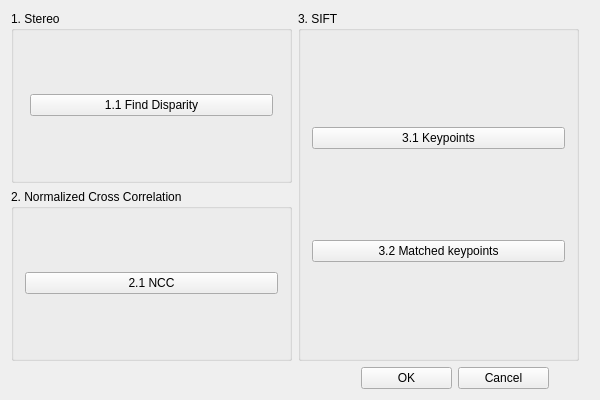
<?xml version="1.0" encoding="UTF-8"?>
<ui version="4.0">
 <class>MainWindow</class>
 <widget class="QMainWindow" name="MainWindow">
  <property name="geometry">
   <rect>
    <x>0</x>
    <y>0</y>
    <width>600</width>
    <height>400</height>
   </rect>
  </property>
  <property name="windowTitle">
   <string>MainWindow</string>
  </property>
  <widget class="QWidget" name="centralWidget">
   <layout class="QHBoxLayout" name="horizontalLayout">
    <item>
     <layout class="QVBoxLayout" name="verticalLayout_13" stretch="6,1">
      <property name="bottomMargin">
       <number>0</number>
      </property>
      <item>
       <layout class="QHBoxLayout" name="horizontalLayout_5">
        <property name="rightMargin">
         <number>10</number>
        </property>
        <item>
         <layout class="QVBoxLayout" name="verticalLayout">
          <item>
           <widget class="QGroupBox" name="groupBox">
            <property name="title">
             <string>1. Stereo</string>
            </property>
            <layout class="QHBoxLayout" name="horizontalLayout_3">
             <item>
              <layout class="QVBoxLayout" name="verticalLayout_4">
               <property name="spacing">
                <number>0</number>
               </property>
               <property name="sizeConstraint">
                <enum>QLayout::SetDefaultConstraint</enum>
               </property>
               <property name="leftMargin">
                <number>5</number>
               </property>
               <property name="topMargin">
                <number>0</number>
               </property>
               <property name="rightMargin">
                <number>5</number>
               </property>
               <item>
                <widget class="QPushButton" name="bt_find_diaparity">
                 <property name="enabled">
                  <bool>true</bool>
                 </property>
                 <property name="sizePolicy">
                  <sizepolicy hsizetype="Minimum" vsizetype="Maximum">
                   <horstretch>0</horstretch>
                   <verstretch>0</verstretch>
                  </sizepolicy>
                 </property>
                 <property name="text">
                  <string>1.1 Find Disparity</string>
                 </property>
                </widget>
               </item>
              </layout>
             </item>
            </layout>
           </widget>
          </item>
          <item>
           <layout class="QHBoxLayout" name="horizontalLayout_2">
            <item>
             <widget class="QGroupBox" name="groupBox_2">
              <property name="title">
               <string>2. Normalized Cross Correlation</string>
              </property>
              <layout class="QVBoxLayout" name="verticalLayout_11">
               <item>
                <widget class="QPushButton" name="bt_ncc">
                 <property name="text">
                  <string>2.1 NCC</string>
                 </property>
                </widget>
               </item>
              </layout>
             </widget>
            </item>
           </layout>
          </item>
         </layout>
        </item>
        <item>
         <widget class="QGroupBox" name="groupBox_4">
          <property name="sizePolicy">
           <sizepolicy hsizetype="Preferred" vsizetype="Preferred">
            <horstretch>0</horstretch>
            <verstretch>122</verstretch>
           </sizepolicy>
          </property>
          <property name="title">
           <string>3. SIFT</string>
          </property>
          <layout class="QVBoxLayout" name="verticalLayout_6">
           <item>
            <widget class="QPushButton" name="bt_ketpoints">
             <property name="text">
              <string>3.1 Keypoints</string>
             </property>
            </widget>
           </item>
           <item>
            <widget class="QPushButton" name="bt_matched_keypoints">
             <property name="text">
              <string>3.2 Matched keypoints</string>
             </property>
            </widget>
           </item>
          </layout>
         </widget>
        </item>
       </layout>
      </item>
      <item>
       <layout class="QHBoxLayout" name="horizontalLayout_4" stretch="0,0">
        <property name="sizeConstraint">
         <enum>QLayout::SetDefaultConstraint</enum>
        </property>
        <property name="leftMargin">
         <number>350</number>
        </property>
        <property name="rightMargin">
         <number>40</number>
        </property>
        <item>
         <widget class="QPushButton" name="bt_ok">
          <property name="sizePolicy">
           <sizepolicy hsizetype="Minimum" vsizetype="Fixed">
            <horstretch>0</horstretch>
            <verstretch>0</verstretch>
           </sizepolicy>
          </property>
          <property name="text">
           <string>OK</string>
          </property>
         </widget>
        </item>
        <item>
         <widget class="QPushButton" name="bt_cancel">
          <property name="text">
           <string>Cancel</string>
          </property>
         </widget>
        </item>
       </layout>
      </item>
     </layout>
    </item>
   </layout>
  </widget>
 </widget>
 <layoutdefault spacing="6" margin="11"/>
 <resources/>
 <connections/>
</ui>
